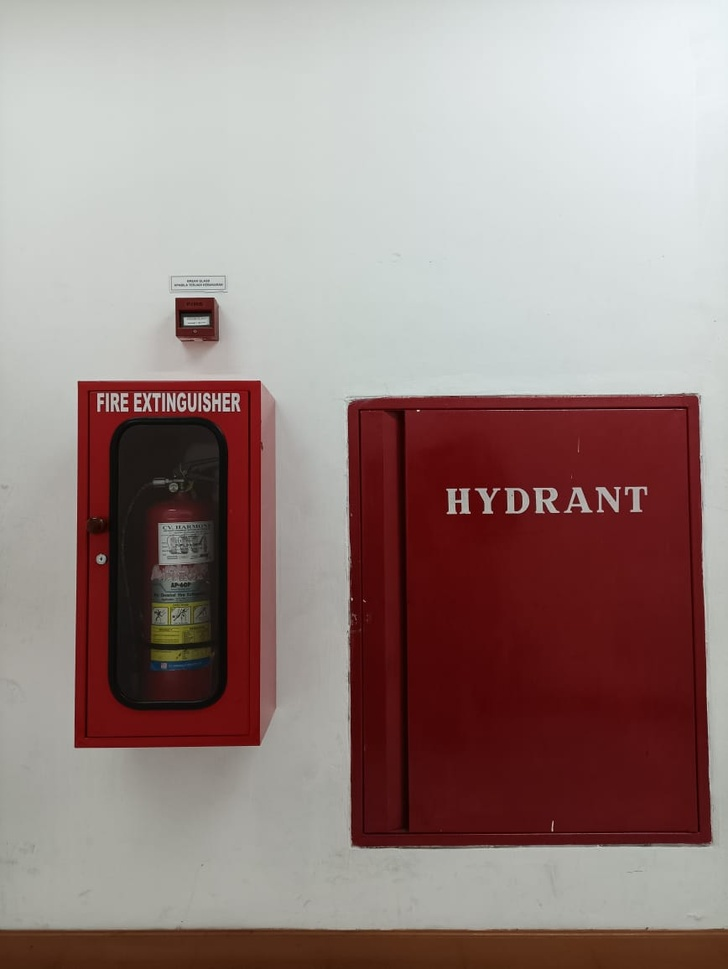
#> input picture object.jpg, 728 x 969 px, shrunk from 868 x 1156 before the run
$ jupyter execute --allow-errors 'PA-PC_202131027_Irham Ahmad Rozan.ipynb'
#> lines starting #> are read from the running program, lines starting #| are printed output that depends on the picture; after the words box and inside, x2 and y2 are one past the last pixel; in counts of white or black regions, pixels touching at a corner belong together
# 202131027_Irham Ahmad Rozan

## Import Library

[cell 1]
import cv2 as cv
import numpy as np
from PIL import Image
from rembg import remove
from matplotlib import pyplot as plt

## Read and Show Image

[cell 2]
originalImage = cv.imread ("object.jpg")
#> originalImage is the input picture: shape (969, 728, 3); mean B, G, R 130.7, 133.7, 153.7

# Change color originalImage from BGR to RGB
rgbImage = cv.cvtColor(originalImage, cv.COLOR_BGR2RGB)

plt.imshow(rgbImage)
plt.title('Original Image')

## Convert Image to Binary with Thresholding Method

[cell 3]
# Change color originalImage from BGR to GRAY
grayImage = cv.cvtColor(originalImage, cv.COLOR_BGR2GRAY)
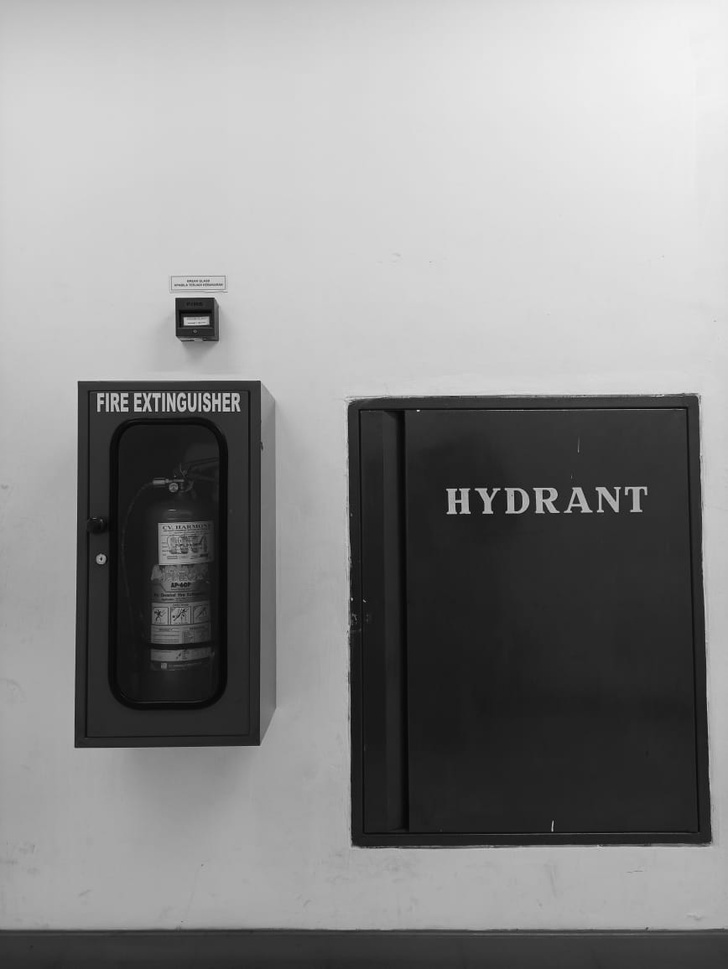
#> grayImage: shape (969, 728); min 5, max 244, mean 139.3

ret, thresh = cv.threshold(grayImage, 2, 255, cv.THRESH_BINARY_INV + cv.THRESH_OTSU)
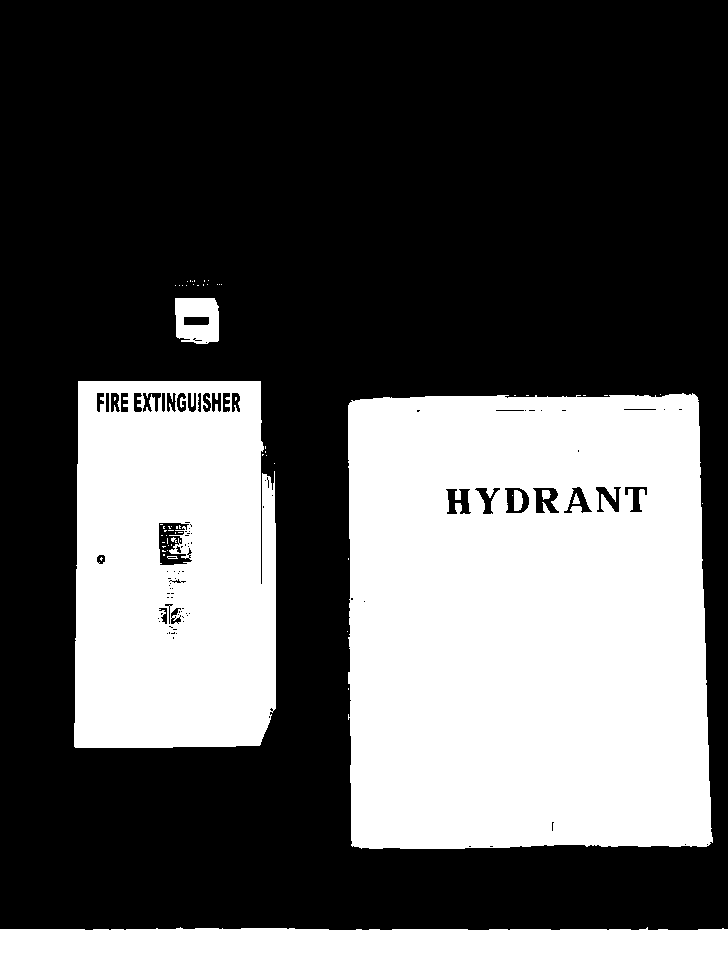
#> thresh: shape (969, 728); 36.5% white; 65 white regions (56 under 20 px)
#> ret = 118

## Contour from Binary

[cell 4]
contours, hierarchy = cv.findContours(thresh, cv.RETR_EXTERNAL, cv.CHAIN_APPROX_SIMPLE)
#> contours = 35 contours, 31 with area under 20; largest, box (x1, y1, x2, y2) and area: (348, 393, 713, 849) 159278, (74, 381, 276, 748) 70542, (0, 927, 728, 969) 28304, (175, 298, 219, 344) 1788

## Mask

[cell 5]
mask = np.zeros(originalImage.shape[:2], np.uint8)

## Contour Image on Mask

[cell 6]
cv.drawContours(mask, contours, -1, (255), thickness=cv.FILLED)
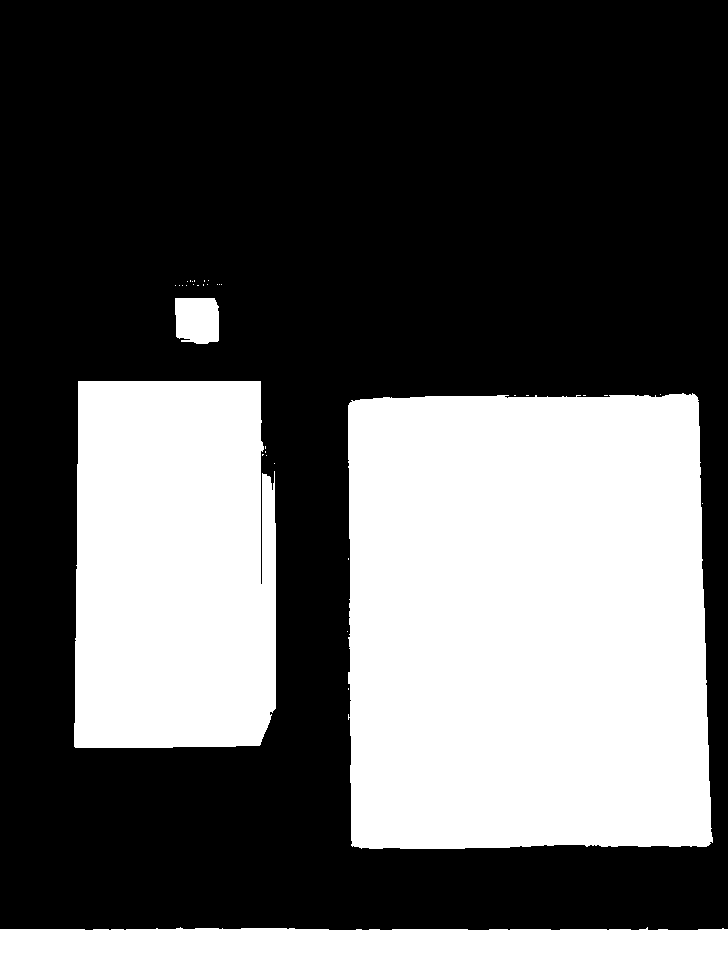
#> mask: shape (969, 728); 37.2% white; 35 white regions (31 under 20 px), largest, box (x1, y1, x2, y2) and area: (348, 393, 713, 849) 160097, (74, 381, 276, 748) 71227, (0, 927, 728, 969) 29072, (175, 298, 219, 344) 1879

## Merge the Original Images with Masks Using the Bitwise AND Operator

[cell 7]
removeImage = cv.bitwise_and(originalImage, originalImage, mask=mask)
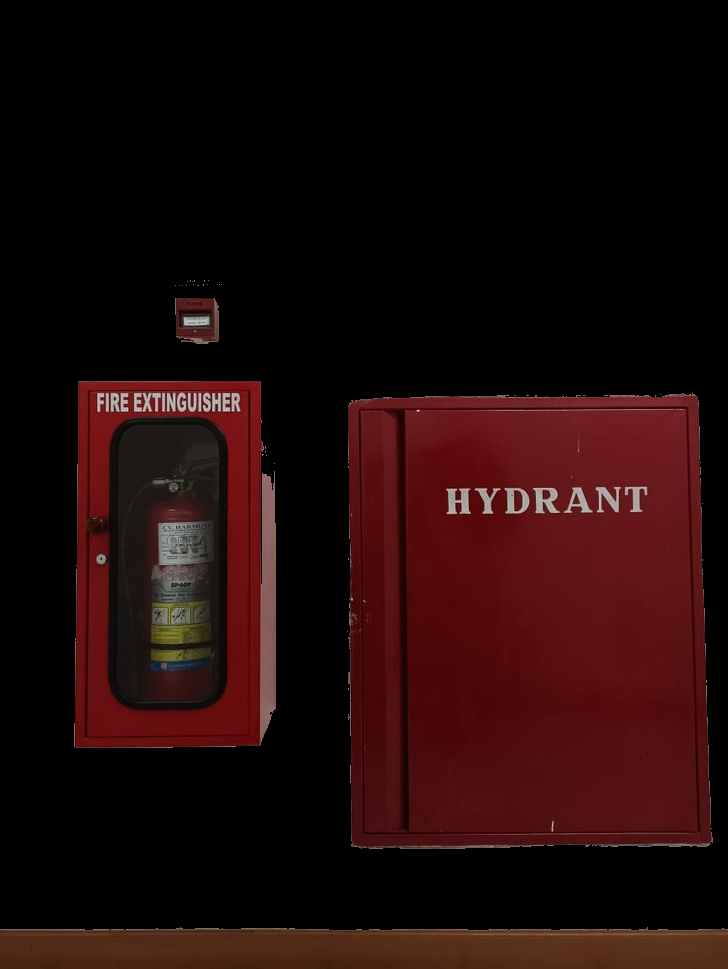
#> removeImage: shape (969, 728, 3); mean B, G, R 9, 9.9, 31.6

# Change color removeImage from BGR to RGB
removeImage = cv.cvtColor(removeImage, cv.COLOR_BGR2RGB)

plt.imshow(removeImage)
plt.axis('off')
plt.show()
